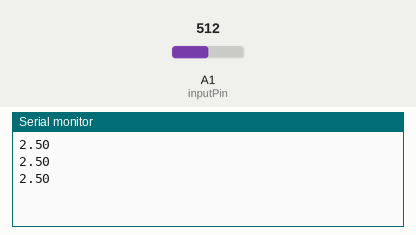
A sketch run on a simulated Arduino Uno, built with avr-gcc and run on an emulated ATmega328P. Parts: the last lines printed to the serial monitor. The test bench sets the inputs (shaded band); at power-on: A1 (inputPin) = 512.

Above: at 1.3 s.
1.4 s: A1 (inputPin) set to 716
At 1.9 s:
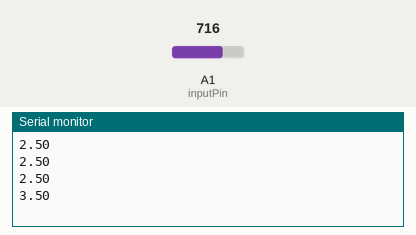
2.9 s: A1 (inputPin) set to 900
At 3.4 s:
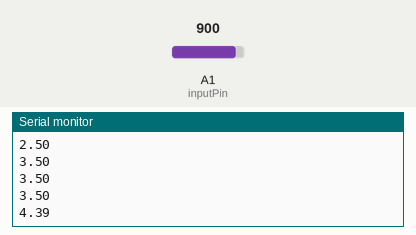
Timing chart, 0 to 5.9 s (numbered marks = the images above; inputs shaded):
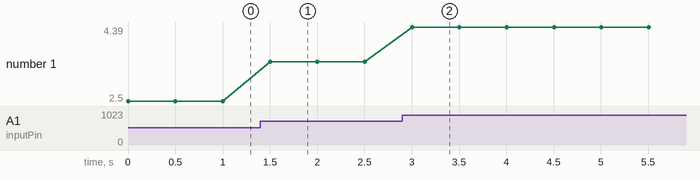

Measured:
- after the input at 1.4 s, the serial monitor: prints a new line after 0.10 s (image 1)
- after the input at 2.9 s, the serial monitor: prints a new line after 0.10 s (image 2)
- plotted number 1: 2.5 → 3.5 after the input at 1.4 s, 3.5 → 4.39 after the input at 2.9 s

The sketch:

homework10_analogRead.ino
```cpp
/**
 * read voltage from the circuit via a probe
 * https://www.youtube.com/watch?v=5TitZmA66bI
 */

int inputPin = A1;
float voltage = 0;
int delayTime = 500;
int baud = 9600;

void setup(){
  pinMode(inputPin, INPUT);
  Serial.begin(baud);
}

void loop(){
  int intensity = analogRead(inputPin);
  voltage = intensity * (5. / 1024.);
  Serial.println(voltage);
  delay(delayTime);
}
```
